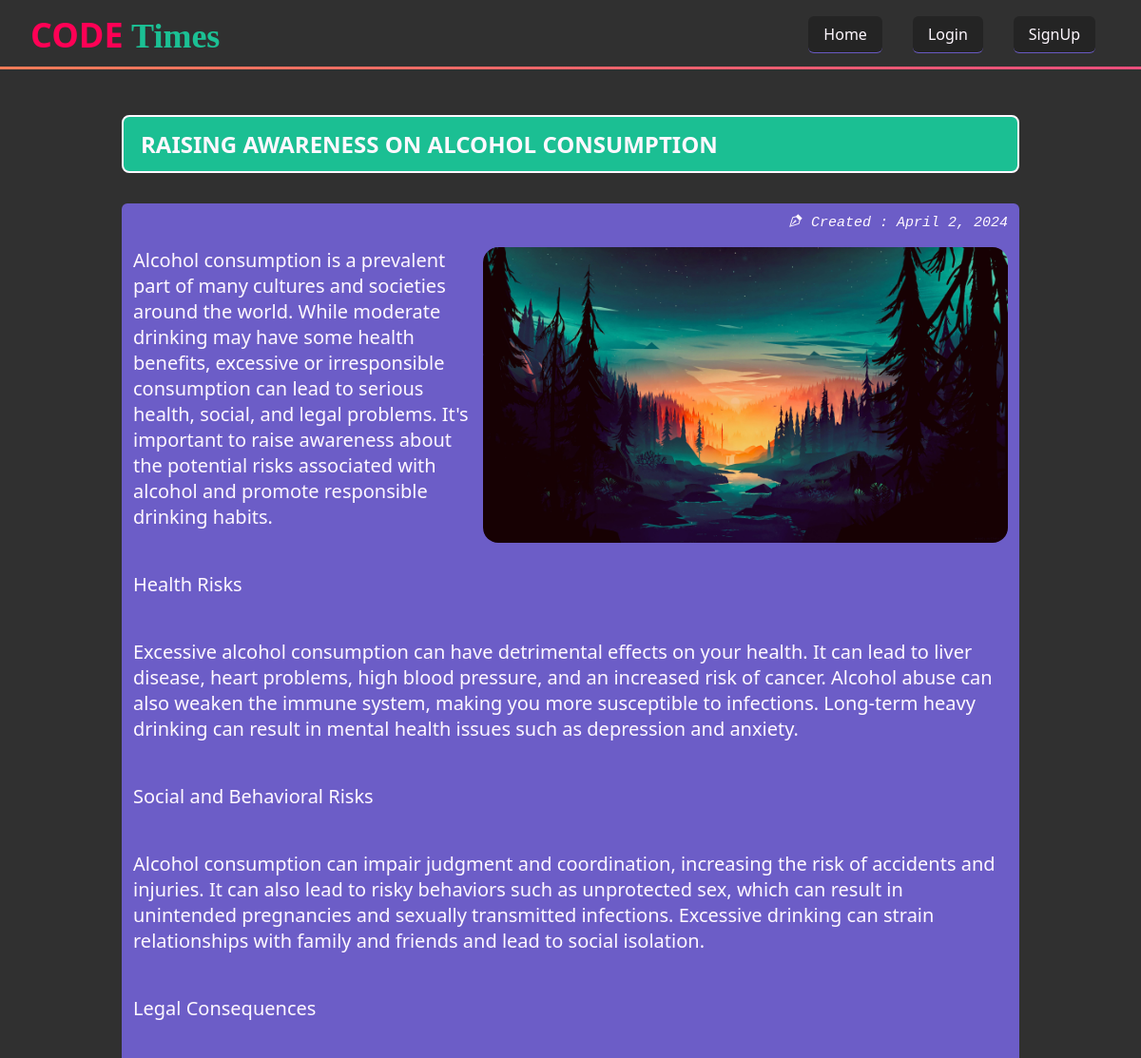
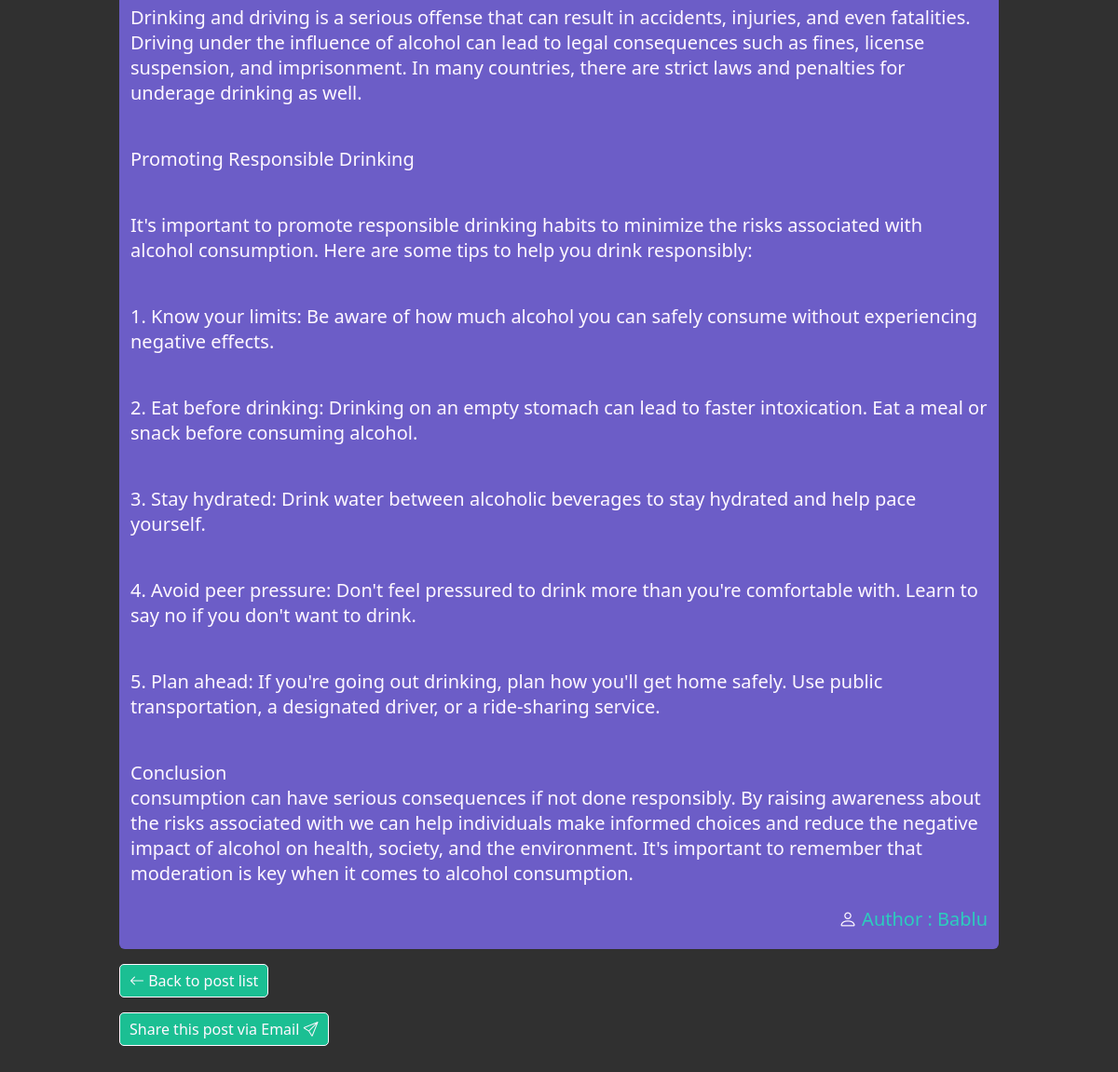
The app's page /post/2/ with its own data (2 pictures, top to bottom).
### blog/models.py (models this page shows, shortened)
class Post(models.Model):
    title = models.CharField(max_length=100)
    content = models.TextField()
    author = models.ForeignKey(User, on_delete=models.CASCADE)
    created_at = models.DateTimeField(auto_now_add=True)
    banner = models.ImageField(upload_to='', default='default.png', blank=True)
    class Meta:
        ordering = ['-created_at']

### blog/views.py (the view)
# urls.py: path('post/<int:pk>/', views.post_detail, name='post_detail'),
def post_detail(request, pk):
    post = Post.objects.get(pk=pk)
    return render(request, 'blog/post_detail.html', {'post': post})

### blog/templates/blog/post_detail.html (shortened to what this page needs)
{% extends 'base.html' %}
{% block content %}
<section>
  <div class="container">
  <div class="main">
    <div class="heading">
      <h1>{{ post.title }}</h1>
    </div>
    <div class="blog_content">
      <div>
        <p class="created_at">
          <i class="bi bi-vector-pen"></i> Created : {{ post.created_at.date }}
        </p>
      </div>
      <br />
      <div class="img_container" >
        <p>
          <img src="{{post.banner.url}}" alt="{{post.title}}" >
          {{ post.content|linebreaks|linebreaksbr }}
        </p>
        <br>
        <p class="created_by" >
          <i class="bi bi-person"></i> Author : {{ post.author.username|title }}
        </p>
      </div>
      <br />
    </div>
    <div class="access-link">
      <a href="{% url 'post_list' %}">
        <button>
          <span><i class="bi bi-arrow-left"></i></span>
          Back to post list
        </button>
      </a>
      <br />
      <a href="{% url 'post_share' post.pk %}">
        <button>
          Share this post via Email
          <span><i class="bi bi-send"></i></span>
        </button>
      </a>
    </div>
  </div>
  </div>
</section>
{% endblock %}

### blog/static/base.css (style rules this page uses)
:root { --c-zero:#212121bb; --c-one:#211951bd; --c-two:#836FFFbb; --c-three:#15f5b9bb; --c-four:#fff8ffff; }
* { margin: 0; box-sizing: border-box; font-family: system-ui, -apple-system, BlinkMacSystemFont, 'Segoe UI', Roboto, Oxygen, Ubuntu, Cantarell, 'Open Sans', 'Helvetica Neue', sans-serif }
body { background-color: var(--c-zero); }
html { scrollbar-width: thin; scrollbar-color: #888 #f1f1f1; }
i { color: var(--c-four) !important; }
.navlist li button , button i { border: 0; background-color: transparent; color: var(--c-three); }
section { background-color: var(--c-zero); padding: 1rem 8rem; }
.img_container { margin-block: 1rem; }
.img_container img { max-width: 60%; border-radius: 1rem; float: right; }
.created_at { float: right; font-family: monospace !important; font-style: italic !important; font-size: 15px !important; }
.created_by { float: right !important; color: var(--c-three) !important; }
.heading { position: relative; margin-block: 2rem; border: 2px solid var(--c-four); border-radius: 8px; background-color: var(--c-three); padding: 12px 18px; }
.heading h1 { color: var(--c-four); text-transform: uppercase; }
.blog_content { margin-block: 16px; background-color: var(--c-two); padding: 8px 12px; border-radius: 6px; }
.blog_content p { color: var(--c-four); font-family: 'Segoe UI', Tahoma, Geneva, Verdana, sans-serif; font-weight: 400; font-style: normal; font-size: 20px; }
.access-link a button { background-color: var(--c-three); border: 1px solid var(--c-four); color: var(--c-four); border-radius: 5px; padding: 6px 10px; font-size: 16px; margin-bottom: 16px; }

### records on screen
Post: title "RAISING AWARENESS ON ALCOHOL CONSUMPTION", created_at "April 2, 2024", banner (picture), content "Alcohol consumption is a prevalent part of many cultures and societies around the world. While moderate drinking may have some health benefits, excessive or irresponsible consumption can lead to serious health, social, and legal problems. It's important to raise awareness about the potential risks associated with alcohol and promote responsible drinking habits. Health Risks Excessive alcohol consumption can have detrimental effects on your health. It can lead to liver disease, heart problems, high blood pressure, and an increased risk of cancer. Alcohol abuse can also weaken the immune system, making you more susceptible to infections. Long-term heavy drinking can result in mental health…", author.username "Bablu"
